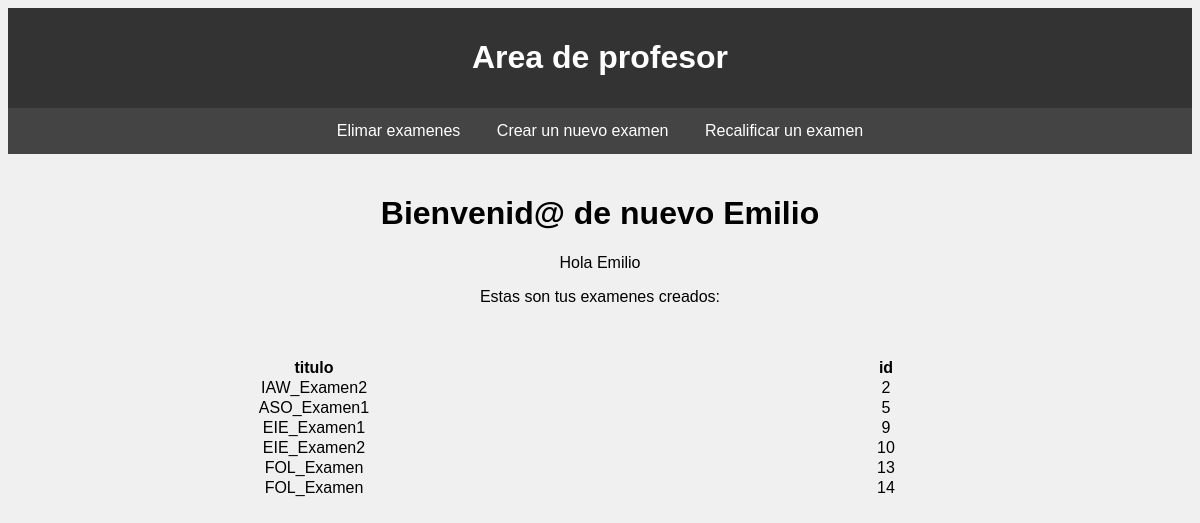
Page /Vista/profesor/principalP.php (signed in) on the committed database.
### tables this page shows
CREATE TABLE Examenes (
  id INT AUTO_INCREMENT PRIMARY KEY,
  titulo TEXT,
  grupo INT,
  puntuacionTotal INT,
  borrado BOOLEAN,
  creador varchar(40),
  FOREIGN KEY (creador) REFERENCES Usuarios(correo),
  FOREIGN KEY(grupo) REFERENCES Grupos (id)
);

### Vista/profesor/principalP.php (the view, shortened to what this page needs)
<!DOCTYPE html>
<html lang="es">
<head>
    <link rel="stylesheet" type="text/css" href="../css.css">
	</head>
	<body>
    <div id="encabezado">
      <h1>Area de profesor<?php ?></h1>
    </div>
    <div id="barra-navegacion">
      <a href="EliminarExamenP.php">Elimar examenes</a>
      <a href="CrearExamenP.php">Crear un nuevo examen</a>
	  <a href="RecalificarExamenP.php">Recalificar un examen</a>
    </div>
    <div id="contenido">
	    <h1>Bienvenid@ de nuevo <?php session_start(); echo $_SESSION['nombre']?> </h1>
	  <?php
	  	include("../../Modelo/db.php");
		  if ($_SESSION["tipoUsuario"] == "2" || $_SESSION["tipoUsuario"] == "3") {
				echo "<p> Hola " . $_SESSION['nombre'] . "</p> ";
				echo "<p>Estas son tus examenes creados:</p></br>";
				$sql = "SELECT examenes.borrado as borrado, examenes.id as id, examenes.titulo as titulo
				from examenes where examenes.creador = '" . $_SESSION['correo'] . "' ";
				$resultado = mysqli_query($conn, $sql);
				if (mysqli_num_rows($resultado) > 0) {
					echo "<table>";
						echo "<tr>";
							echo '<th scope="col"> titulo</th>';
							echo '<th scope="col"> id</th>';
						echo "</tr></br>";
					while($row = mysqli_fetch_assoc($resultado)) {
						if ($row["borrado"] == 0) {
						echo "<tr>";
							echo "<td>" . $row["titulo"] . "</td>";
							echo "<td>" . $row["id"] . "</td>";
						echo "</tr>";
						}
					}
					echo "</table>";
				}
		} else {
			echo "<p>Algo no ha ido como debería.</p>";
			echo "<a href='../login.php'>Vuelve a registrarte.</a>";
		}
		?>
	</div>
	</body>
</html>

### Vista/css.css (style rules this page uses)
body { font-family: Arial, sans-serif; background-color: #f0f0f0; }
#encabezado { background-color: #333; color: #fff; padding: 10px; text-align: center; }
#barra-navegacion { background-color: #444; color: #fff; overflow: hidden; text-align: center; }
#barra-navegacion a { display: inline-block; color: #fff; padding: 14px 16px; text-decoration: none; }
#contenido { padding: 20px; text-align: center; }
table { table-layout: fixed; width: 100%; border-collapse: collapse; }
td { text-align: center; }

### rows in the picture
examenes: titulo "IAW_Examen2", id "2"
examenes: titulo "ASO_Examen1", id "5"
examenes: titulo "EIE_Examen1", id "9"
examenes: titulo "EIE_Examen2", id "10"
examenes: titulo "FOL_Examen", id "13"
examenes: titulo "FOL_Examen", id "14"

### other values in the picture
$_SESSION['nombre'] "Emilio"
